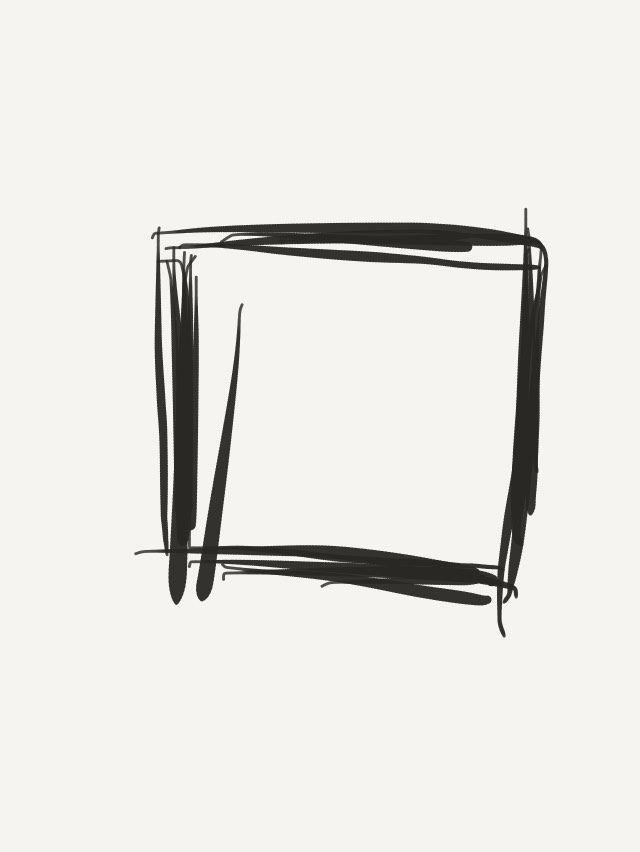
#> input picture X0/thumbnail_file.jpg, 640 x 852 px
$ python config1.py thumbnail_file.jpg thumbnail_file.jpg
#> lines starting #> are read from the running program, lines starting #| are printed output that depends on the picture; after the words box and inside, x2 and y2 are one past the last pixel; in counts of white or black regions, pixels touching at a corner belong together
from PIL import Image
from sys import argv
from config0 import *
pic_addr = argv[1]
x0 = Image.open(pic_addr)
#> x0 is the input picture: PIL image 640x852 RGB; mean R, G, B 230.7, 229.7, 225.7

x1 = x0.convert('L')
x2 = x1.point(lambda x: 255*int(x>125),'1')
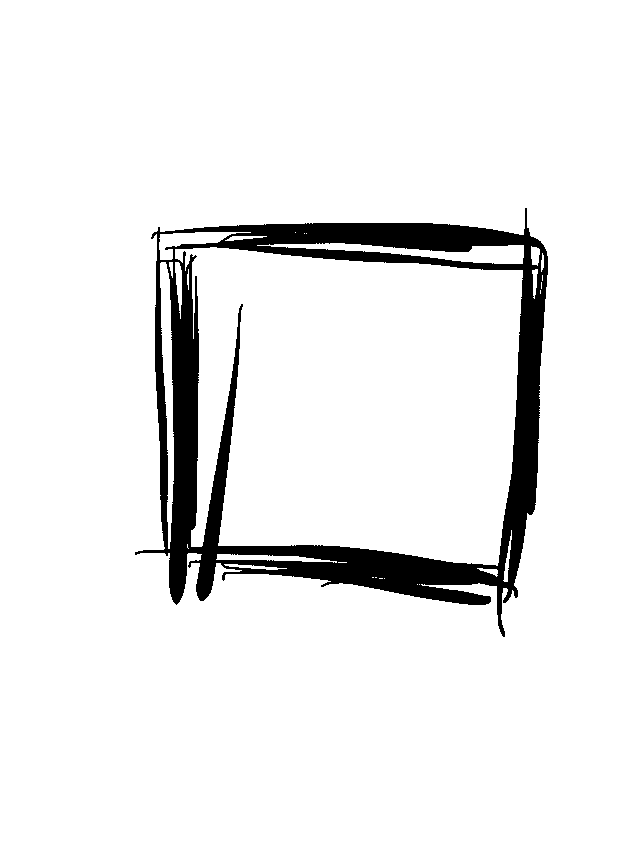
#> x2: PIL image 640x852 1; 92.9% white; 1 black region, box (x1, y1, x2, y2) and area: (135, 208, 548, 637) 38686
x2.save(xdir+'s0.png')
sz = x2.size
#> sz = (640, 852)
f = open(xdir+'config2.py','w')
f.write('bound = [0,0,')
f.write(str(x2.size[0]))
f.write(',')
f.write(str(x2.size[1]))
f.write(']\n')
f.write('d = '+argv[2]+'\n')

f.close()
